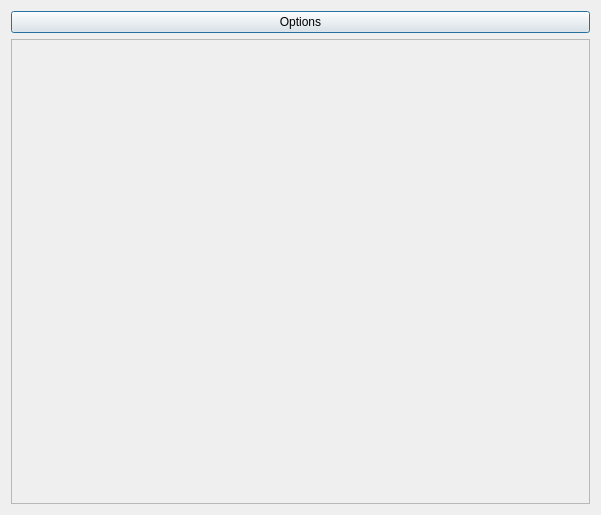
<?xml version="1.0" encoding="UTF-8"?>
<ui version="4.0">
 <class>Cam</class>
 <widget class="QDialog" name="Cam">
  <property name="geometry">
   <rect>
    <x>0</x>
    <y>0</y>
    <width>601</width>
    <height>515</height>
   </rect>
  </property>
  <property name="windowTitle">
   <string>Dialog</string>
  </property>
  <layout class="QVBoxLayout" name="verticalLayout">
   <item>
    <widget class="QPushButton" name="opcionesPushButton">
     <property name="text">
      <string>Options</string>
     </property>
    </widget>
   </item>
   <item>
    <widget class="QScrollArea" name="scrollArea">
     <property name="widgetResizable">
      <bool>true</bool>
     </property>
     <widget class="QWidget" name="scrollAreaWidgetContents">
      <property name="geometry">
       <rect>
        <x>0</x>
        <y>0</y>
        <width>581</width>
        <height>461</height>
       </rect>
      </property>
     </widget>
    </widget>
   </item>
  </layout>
 </widget>
 <resources/>
 <connections/>
</ui>
